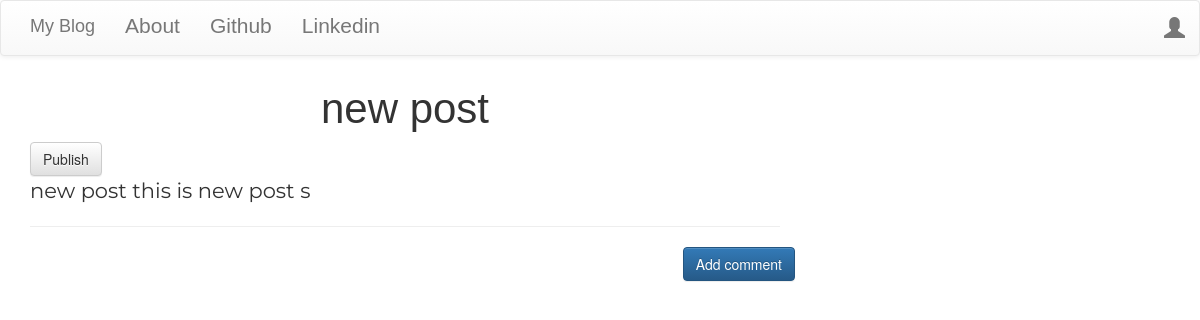
/post/1, run on an earlier commit of the app's database.
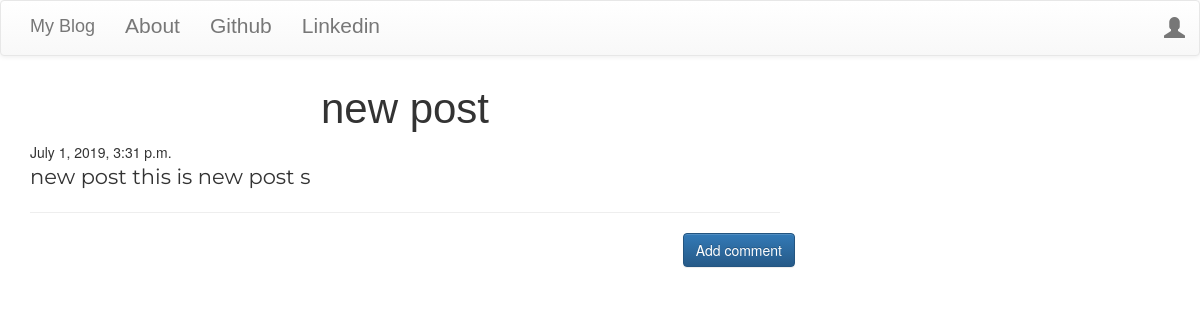
And on a later commit of the database.
### blog/models.py (models this page shows, shortened)
class Post(models.Model):
    author = models.ForeignKey('auth.User')
    title = models.CharField(max_length=200)
    text = models.TextField()
    created_date = models.DateTimeField(default=timezone.now)
    published_date =models.DateTimeField(blank=True,null=True)

### blog/views.py (the view)
# urls.py: url(r'^post/(?P<pk>\d+)$', views.PostDetailView.as_view(), name='post_detail'),
class PostDetailView(DetailView):
    model = Post

### blog/templates/blog/post_detail.html (shortened to what this page needs)
{% extends 'blog/base.html' %}
{% block content %}
        <h1 class='posttitle loader'>{{ post.title }}</h1>
        {% if post.published_date %}
            <div class="date postdate">
                {{ post.published_date }}
            </div>
        {% else %}
            <a class="btn btn-default" href="{% url 'post_publish' pk=post.pk %}">Publish</a>
        {% endif %}
      <p class='postcontent' >{{ post.text|safe|linebreaksbr }}</p>
  <hr>
  <a class="btn btn-primary btn-comment" href="{% url 'add_comment_to_post' pk=post.pk %}">Add comment</a>
  <div class="container">
  {% for comment in post.comments.all %}
  <br>
  {% empty %}
      <p>No comments posted.</p>
  {% endfor %}
</div>
{% endblock %}

### blog/templates/blog/base.html (shortened to what this page needs)
<!DOCTYPE html>
{% load staticfiles %}
<html lang="en" dir="ltr">
  <head>
    <link rel="stylesheet" href="https://maxcdn.bootstrapcdn.com/bootstrap/3.3.7/css/bootstrap.min.css">
    <link rel="stylesheet" href="https://maxcdn.bootstrapcdn.com/bootstrap/3.3.7/css/bootstrap-theme.min.css">
    <link rel="stylesheet" href="//cdn.jsdelivr.net/npm/medium-editor@latest/dist/css/medium-editor.min.css" type="text/css" media="screen" charset="utf-8">
    <link rel="stylesheet" href="{% static "css/blog.css" %}">
  </head>
  <body class="loader">
    <nav class="navbar navbar-default techfont custom-navbar">
      <div class="container">
        <ul class="nav navbar-nav">
          <li> <a class="navbar-brand bingbrand" href="{% url 'post_list' %}">My Blog</a> </li>
          <li> <a href="{% url 'about' %}">About</a></li>
          <li> <a href="https://www.github.com">Github</a></li>
          <li> <a href="https://linkedin.com">Linkedin</a></li>
        </ul>
        <ul class="nav navbar-nav navbar-right">
          {% if user.is_authenticated %}
              <li>
                <a href="{% url 'post_new' %}">New Post</a>
              </li>
              <li>
                <a href="{% url 'post_draft_list' %}">Drafts</a>
              </li>
              <li>
                <a href="{% url 'logout' %}">Logout</a>
              </li>
              <li>
                <a>Welcome: {{ user.username }}</a>
              </li>
              <li>
                {% else %}
                <li> <a class="nav navbar-right"href="{% url 'login' %}"> <span class="glyphicon glyphicon-user"></span></a></li>
          {% endif %}
        </ul>
      </div>
    </nav>
    <div class="content container">
      <div class="row">
        <div class="col-md-8">
          <div class="blog_posts">
            {% block content %}
            {% endblock %}
          </div>
        </div>
      </div>
    </div>
  </body>
</html>

### blog/static/css/blog.css (style rules this page uses)
.techfont { font-family:'Rusoo One', sans-serif; font-size: 1.5em; margin-bottom: 10px; }
.loader { filter:hue-rotate(0deg); color:linear-gradient(45deg,#0f8,#08f); animation:hue 10000ms infinite linear; }
.postdate { text-aslign: center; }
.posttitle { font-family:'Rusoo One', sans-serif; font-size: 3em; text-align: center; }
.postcontent { font-family: Montserrat; font-size: 1.5em; }
.btn-comment { position: absolute; right: 0px; }

What changed in the data, as far as the page shows it:
changed Post "new post": published_date (not shown) → "July 1, 2019, 3:31 p.m."
Also different on the page:
text no longer shown: "Publish"
